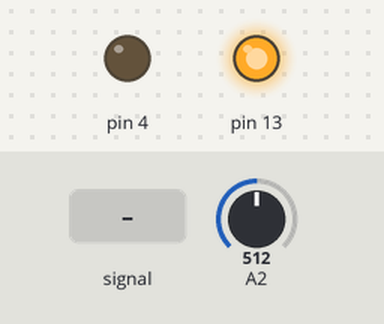
A sketch run on a simulated Arduino Mega 2560, built with avr-gcc and run on an emulated ATmega2560. On the bench: output pins drawn as LEDs (lit = HIGH). The inputs (shaded band) are chosen by the test bench; at power-on: A2 = 512.

Above: at 0.8 s.
0.9 s: A2 fed a 200 Hz sine of ±81 counts around its level
Timing chart, 0 to 2.6 s (numbered marks = the images above; inputs shaded):
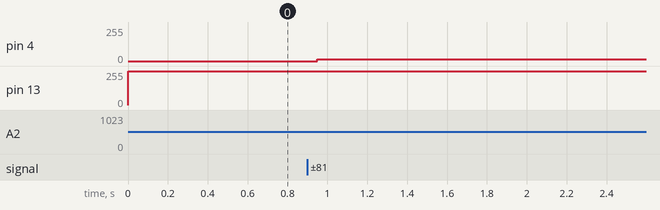

Measured:
- after the input at 0.9 s, pin 4: 0/255 → 12/255 after 0.05 s

The sketch:

main.ino
```cpp
#define F_CPU 16000000UL

#include <avr/io.h>
#include <util/delay.h>

void ADC_init() {
    ADCSRA |= (1 << ADEN)                                        //Вмикаємо АЦП
              | (1 << ADPS2) | (1 << ADPS1) | (1 << ADPS0)                    //Дільник 128
              | (1 << ADATE);                                            //Вмикаємо режим автоматичного запуску АЦП
    ADMUX |= (1 << REFS0)                                        //Вмикаємо внутрішній ДОН
             | (1 << MUX1)                                                //Вхід ADC2(PF2);
             | (1 << ADLAR);                                            //Ліве вирівнювання, зчитуємо тільки ADCH
    ADCSRB = 0;                                                //Безперервне перетворювання
    ADCSRA |= (1 << ADSC);                                    //Розпочинаємо перетворювання
}

int main(void) {
    DDRB |= (1 << DDB7);                                        //Налаштовуємо пін PB7=D13=OC0A на ВИХІД
    DDRG |= (1 << DDG5);                                        //Налаштовуємо пін PG5=D4=OC0B на ВИХІД
    TCCR0A |= (1 << WGM20);                                    //режим Phase Correct #1 (TOP=255)
    TCCR0B |= (1 << CS01) | (1 << CS00);                        //Дільник 64
    TCCR0A |= (1 << COM0A1) | (1 << COM0B1);                    //Неінвертований ШИМ
    ADC_init();
    while (1) {
        if (ADCSRA & (1 << ADIF)) {                            //Якщо перетворення завершено
            ADCSRA |= (1 << ADIF);                            //Скидаємо флаг
            if (ADCH <
                128) {                                //Якщо значення старшого біта регістру ADC в діапазоні 0-127
                OCR0A = ADCH *
                        2;                        //Подвоюємо значення, щоб досягти в кінці максимального значення
                OCR0B = 0;                                //Другий світлодіод вимкнений
            } else {                                        //Інакше значення в діапазоні 128-255
                OCR0B = (ADCH - 128) * 2;                //Вмикаємо світлодіод і збільшуємо поступово його яскравість
                OCR0A = 255;                                //Перший світлодіод на повну яскравість
            }
        }
    }
}
```
